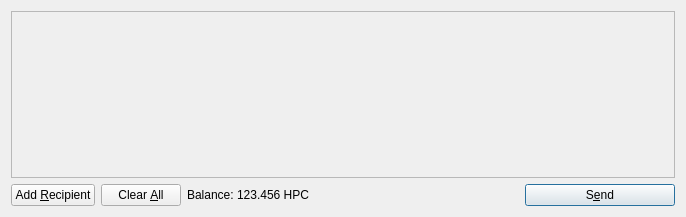
<?xml version="1.0" encoding="UTF-8"?>
<ui version="4.0">
 <class>SendCoinsDialog</class>
 <widget class="QDialog" name="SendCoinsDialog">
  <property name="geometry">
   <rect>
    <x>0</x>
    <y>0</y>
    <width>686</width>
    <height>217</height>
   </rect>
  </property>
  <property name="windowTitle">
   <string>Send Coins</string>
  </property>
  <layout class="QVBoxLayout" name="verticalLayout">
   <item>
    <widget class="QScrollArea" name="scrollArea">
     <property name="widgetResizable">
      <bool>true</bool>
     </property>
     <widget class="QWidget" name="scrollAreaWidgetContents">
      <property name="geometry">
       <rect>
        <x>0</x>
        <y>0</y>
        <width>666</width>
        <height>165</height>
       </rect>
      </property>
      <layout class="QVBoxLayout" name="verticalLayout_2">
       <property name="margin">
        <number>0</number>
       </property>
       <item>
        <layout class="QVBoxLayout" name="entries">
         <property name="spacing">
          <number>6</number>
         </property>
        </layout>
       </item>
       <item>
        <spacer name="verticalSpacer">
         <property name="orientation">
          <enum>Qt::Vertical</enum>
         </property>
         <property name="sizeHint" stdset="0">
          <size>
           <width>20</width>
           <height>40</height>
          </size>
         </property>
        </spacer>
       </item>
      </layout>
     </widget>
    </widget>
   </item>
   <item>
    <layout class="QHBoxLayout" name="horizontalLayout">
     <item>
      <widget class="QPushButton" name="addButton">
       <property name="toolTip">
        <string>Send to multiple recipients at once</string>
       </property>
       <property name="text">
        <string>Add &amp;Recipient</string>
       </property>
       <property name="icon">
        <iconset resource="../bitcoin.qrc">
         <normaloff>:/icons/add</normaloff>:/icons/add</iconset>
       </property>
       <property name="autoDefault">
        <bool>false</bool>
       </property>
      </widget>
     </item>
     <item>
      <widget class="QPushButton" name="clearButton">
       <property name="sizePolicy">
        <sizepolicy hsizetype="Minimum" vsizetype="Fixed">
         <horstretch>0</horstretch>
         <verstretch>0</verstretch>
        </sizepolicy>
       </property>
       <property name="toolTip">
        <string>Remove all transaction fields</string>
       </property>
       <property name="text">
        <string>Clear &amp;All</string>
       </property>
       <property name="icon">
        <iconset resource="../bitcoin.qrc">
         <normaloff>:/icons/remove</normaloff>:/icons/remove</iconset>
       </property>
       <property name="autoRepeatDelay">
        <number>300</number>
       </property>
       <property name="autoDefault">
        <bool>false</bool>
       </property>
      </widget>
     </item>
     <item>
      <layout class="QHBoxLayout" name="horizontalLayout_2">
       <property name="spacing">
        <number>3</number>
       </property>
       <item>
        <widget class="QLabel" name="label">
         <property name="text">
          <string>Balance:</string>
         </property>
        </widget>
       </item>
       <item>
        <widget class="QLabel" name="labelBalance">
         <property name="cursor">
          <cursorShape>IBeamCursor</cursorShape>
         </property>
         <property name="text">
          <string>123.456 HPC</string>
         </property>
         <property name="textInteractionFlags">
          <set>Qt::LinksAccessibleByMouse|Qt::TextSelectableByKeyboard|Qt::TextSelectableByMouse</set>
         </property>
        </widget>
       </item>
      </layout>
     </item>
     <item>
      <spacer name="horizontalSpacer">
       <property name="orientation">
        <enum>Qt::Horizontal</enum>
       </property>
       <property name="sizeHint" stdset="0">
        <size>
         <width>40</width>
         <height>20</height>
        </size>
       </property>
      </spacer>
     </item>
     <item>
      <widget class="QPushButton" name="sendButton">
       <property name="minimumSize">
        <size>
         <width>150</width>
         <height>0</height>
        </size>
       </property>
       <property name="toolTip">
        <string>Confirm the send action</string>
       </property>
       <property name="text">
        <string>S&amp;end</string>
       </property>
       <property name="icon">
        <iconset resource="../bitcoin.qrc">
         <normaloff>:/icons/send</normaloff>:/icons/send</iconset>
       </property>
       <property name="default">
        <bool>true</bool>
       </property>
      </widget>
     </item>
    </layout>
   </item>
  </layout>
 </widget>
 <resources>
  <include location="../bitcoin.qrc"/>
 </resources>
 <connections/>
</ui>
